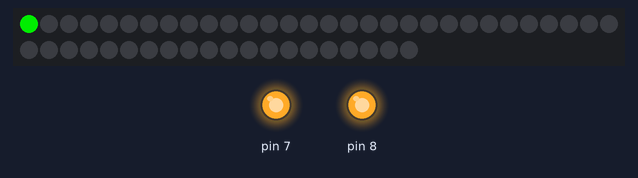
Recording of a sketch running on a simulated Arduino Uno, built with avr-gcc and run on an emulated ATmega328P. Parts: 50 RGB LEDs in strip order, left to right, continuing on the next row, output pins drawn as LEDs (lit = HIGH). Dim RGB values are drawn brighter than linear; colours are those a GRB WS2812 strip shows for the declared byte order; what the sketch prints to the serial monitor is not drawn.

Above: at 29.26 s.
At 54.0 s:
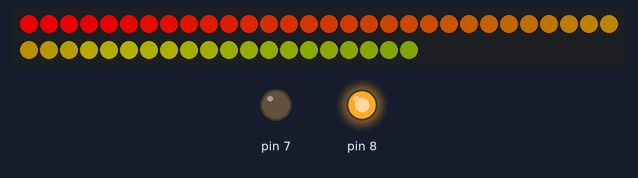
At 78.3 s:
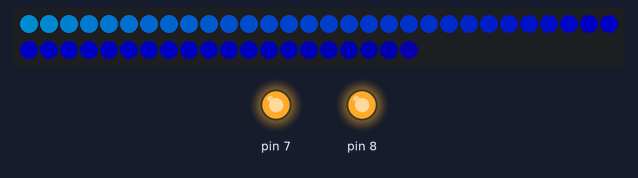
At 127.2 s:
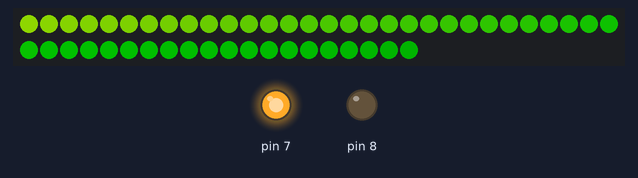
Timing chart, 0 to 130.0 s (numbered marks = the images above):
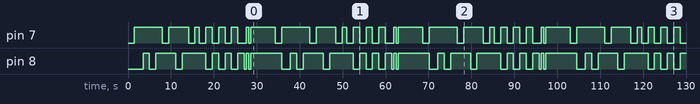

The sketch:

Cylon.ino
```cpp
#include <FastLED.h>
// How many leds in your strip?
#define NUM_LEDS 50

// For led chips like Neopixels, which have a data line, ground, and power, you just
// need to define DATA_PIN.  For led chipsets that are SPI based (four wires - data, clock,
// ground, and power), like the LPD8806, define both DATA_PIN and CLOCK_PIN
#define DATA_PIN 2
#define CLOCK_PIN 13

// Define the array of leds
CRGB leds[NUM_LEDS];

void setup() {
	Serial.begin(57600);
	Serial.println("resetting");
	FastLED.addLeds<WS2812,DATA_PIN,RGB>(leds,NUM_LEDS);
	FastLED.setBrightness(200);
  pinMode(7,OUTPUT);
  pinMode(8,OUTPUT);
}

void fadeall() { for(int i = 0; i < NUM_LEDS; i++) { leds[i].nscale8(250); } }

void loop() {
   digitalWrite(7,LOW);
   delay(1500);
   digitalWrite(8,LOW);
   digitalWrite(7,HIGH);
   delay(2000);
   digitalWrite(8,HIGH);
   delay(1500);

   digitalWrite(8,LOW);
   delay(1500);
   digitalWrite(8,HIGH);
   delay(1500);
   digitalWrite(7,LOW);
   delay(1500);
   digitalWrite(7,HIGH);
   delay(1600);
   digitalWrite(8,LOW);
   delay(1500);
   digitalWrite(8,HIGH);
   delay(1500);
   digitalWrite(7,LOW);
   delay(1500);
   digitalWrite(7,HIGH);
   delay(1000);

   digitalWrite(7,LOW);
   digitalWrite(8,HIGH);
   delay(1500);

   digitalWrite(8,LOW);
   digitalWrite(7,HIGH);
   delay(1500);

   digitalWrite(7,LOW);
   digitalWrite(8,HIGH);
   delay(1500);

   digitalWrite(8,LOW);
   digitalWrite(7,HIGH);
   delay(1500);

   digitalWrite(7,LOW);
   digitalWrite(8,HIGH);
   delay(1500);

   digitalWrite(8,LOW);
   digitalWrite(7,HIGH);
   delay(1500);

   digitalWrite(7,LOW);
   digitalWrite(8,HIGH);
   delay(1500);

   digitalWrite(7,HIGH);

   digitalWrite(7,LOW);
   digitalWrite(8,LOW);
   delay(500);
   digitalWrite(7,HIGH);
   digitalWrite(8,HIGH);
   delay(500);
   digitalWrite(7,LOW);
   digitalWrite(8,LOW);
   delay(500);
   digitalWrite(7,HIGH);
   digitalWrite(8,HIGH);
   delay(500);


	static uint8_t hue = 0;
	Serial.print("x");
	for(int i = 0; i < NUM_LEDS; i++) {
		leds[i] = CHSV(hue++, 255, 255);
		FastLED.show();
		fadeall();
		delay(30);
	}
	Serial.print("x");

	for(int i = (NUM_LEDS)-1; i >= 0; i--) {
		leds[i] = CHSV(hue++, 255, 255);
		FastLED.show();
		fadeall();
		delay(70);

	}
}
```

Measured:
- by itself, pin 7: repeats every 34.4 s: LOW 1.5 s, HIGH 4.6 s, LOW 1.5 s, HIGH 1.0 s, 3 × (LOW 1.5 s, HIGH 1.5 s), LOW 2.0 s, HIGH 0.50 s, LOW 0.50 s, HIGH 5.8 s, LOW 1.5 s, HIGH 6.5 s
- by itself, pin 8: repeats every 34.4 s: LOW 1.5 s, HIGH 4.6 s, LOW 1.5 s, HIGH 5.5 s, 3 × (LOW 1.5 s, HIGH 1.5 s), LOW 0.50 s, HIGH 0.50 s, LOW 0.50 s, HIGH 7.3 s, LOW 2.0 s, HIGH 1.5 s
